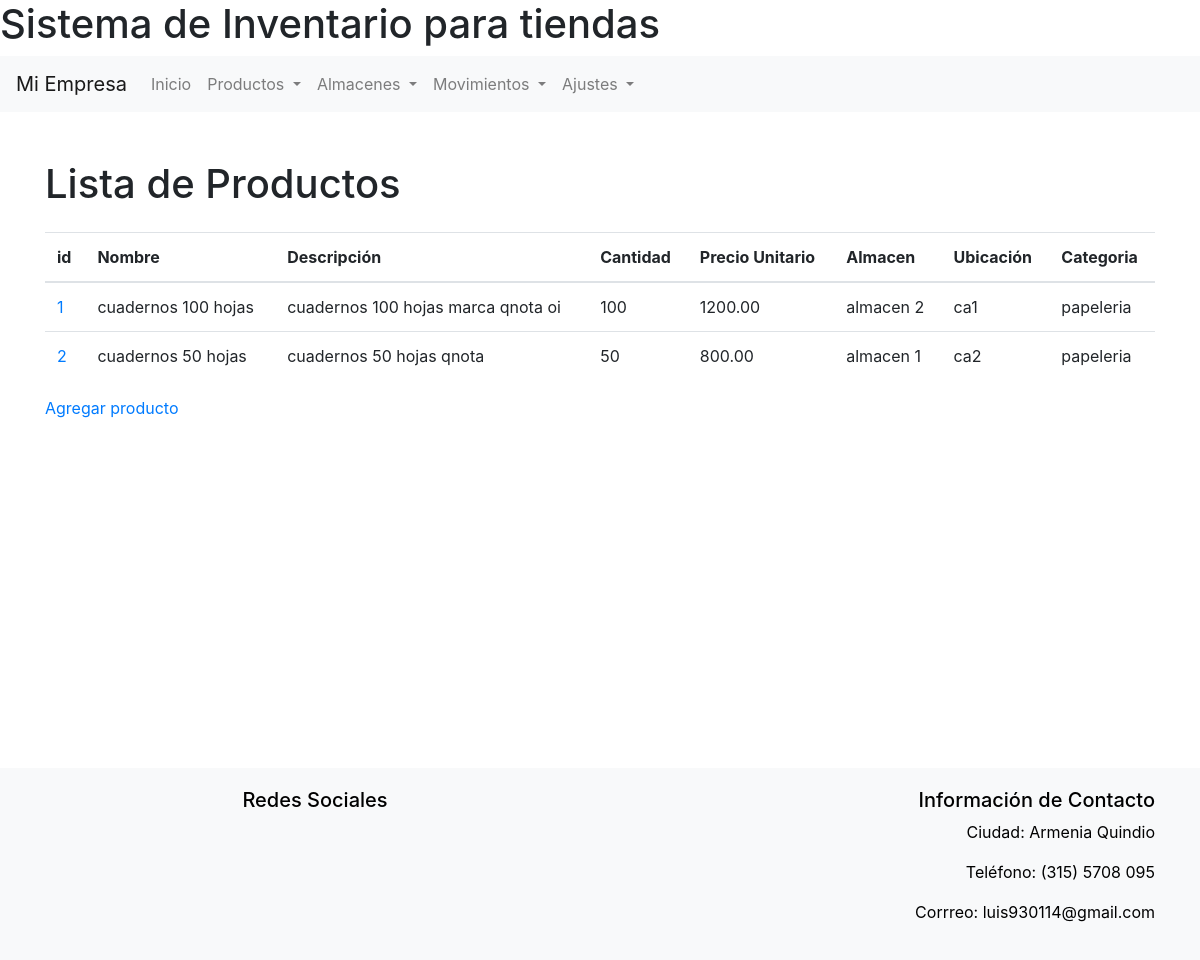
/productos/ (signed in), run on an earlier commit of the app's database.
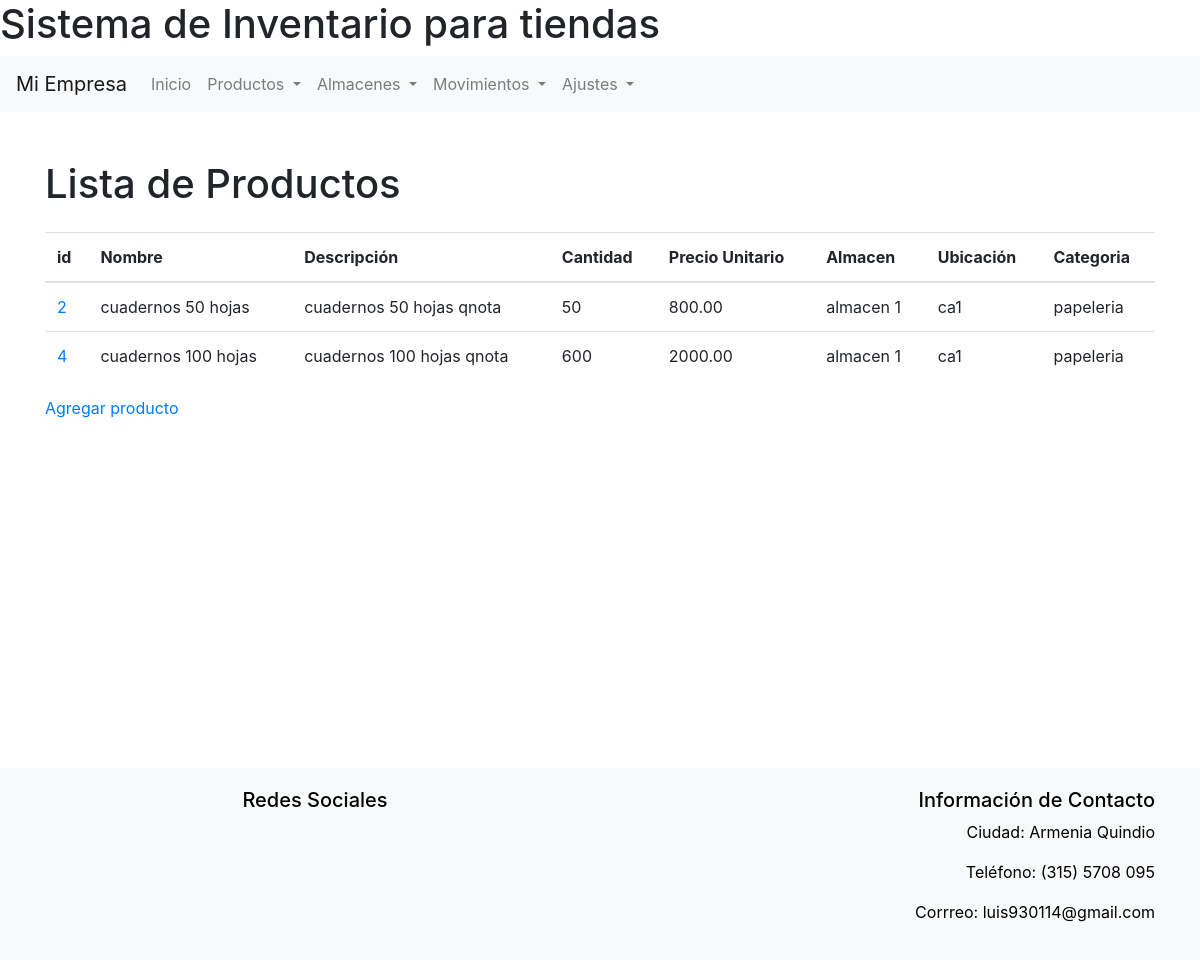
And on a later commit of the database.
### inventario/models.py (models this page shows, shortened)
class Producto(models.Model):
    nombre = models.CharField(max_length=100)
    descripcion = models.TextField()
    cantidad = models.PositiveIntegerField(default=0)
    precio = models.DecimalField(max_digits=10, decimal_places=2)
    almacen = models.ForeignKey(Almacen, on_delete=models.CASCADE)
    ubicacion = models.ForeignKey(Ubicacion, on_delete=models.CASCADE)
    categoria = models.CharField(max_length=100)

class Almacen(models.Model):
    nombre = models.CharField(max_length=100)
    direccion = models.CharField(max_length=200)

class Ubicacion(models.Model):
    nombre = models.CharField(max_length=100)
    descripcion = models.TextField()
    almacen = models.ForeignKey(Almacen, on_delete=models.CASCADE)

### inventario/views.py (the view)
# urls.py: path('productos/', ListaProductos.as_view(), name='lista_productos'),
@method_decorator(login_required, name='dispatch')
class ListaProductos(ListView):
    model = Producto
    template_name = 'producto/lista_productos.html'
    context_object_name = 'productos'

### inventario/templates/producto/lista_productos.html (shortened to what this page needs)
{% extends 'base.html' %}
{% block content %}
<div class="container mt-5">
    <h1 class="mb-4">Lista de Productos</h1>
    <table id="movimientos-table" class="table">
        <thead>
            <tr>
                <th>id</th>
                <th>Nombre</th>
                <th>Descripción</th>
                <th>Cantidad</th>
                <th>Precio Unitario</th>
                <th>Almacen</th>
                <th>Ubicación</th>
                <th>Categoria</th>
            </tr>
        </thead>
        <tbody>
            {% for producto in productos %}
            <tr>
                <td><a href="{% url 'detalle_producto' producto.pk %}">{{ producto.id }}</a></td>
                <td>{{ producto.nombre }}</td>
                <td>{{ producto.descripcion }}</td>
                <td>{{ producto.cantidad }}</td>
                <td>{{ producto.precio }}</td>
                <td>{{ producto.almacen.nombre }}</td>
                <td>{{ producto.ubicacion.nombre }}</td>
                <td>{{ producto.categoria }}</td>
            </tr>
            {% endfor %}
        </tbody>
    </table>
    <a href="{% url 'agregar_producto' %}">Agregar producto</a>
</div>
{% endblock %}

What changed in the data, as far as the page shows it:
removed Producto: id "1", nombre "cuadernos 100 hojas", descripcion "cuadernos 100 hojas marca qnota oi", cantidad "100", precio "1200.00", almacen.nombre "almacen 2", ubicacion.nombre "ca1", categoria "papeleria"
changed Producto "cuadernos 50 hojas": ubicacion.nombre "ca2" → "ca1"
added Producto: id "4", nombre "cuadernos 100 hojas", descripcion "cuadernos 100 hojas qnota", cantidad "600", precio "2000.00", almacen.nombre "almacen 1", ubicacion.nombre "ca1", categoria "papeleria"
